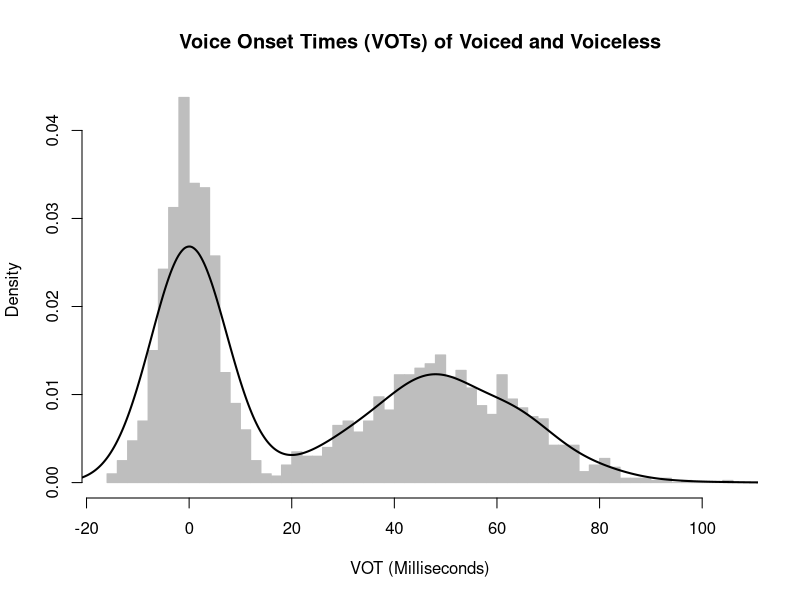
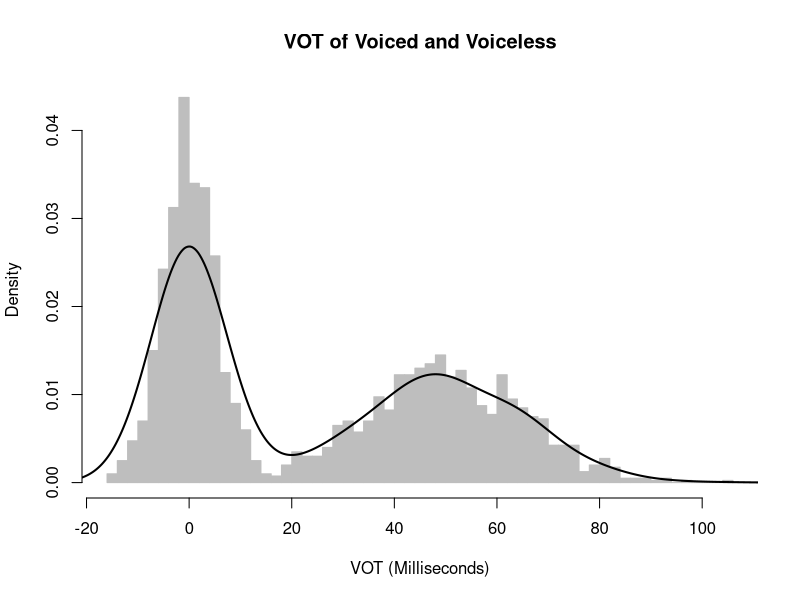
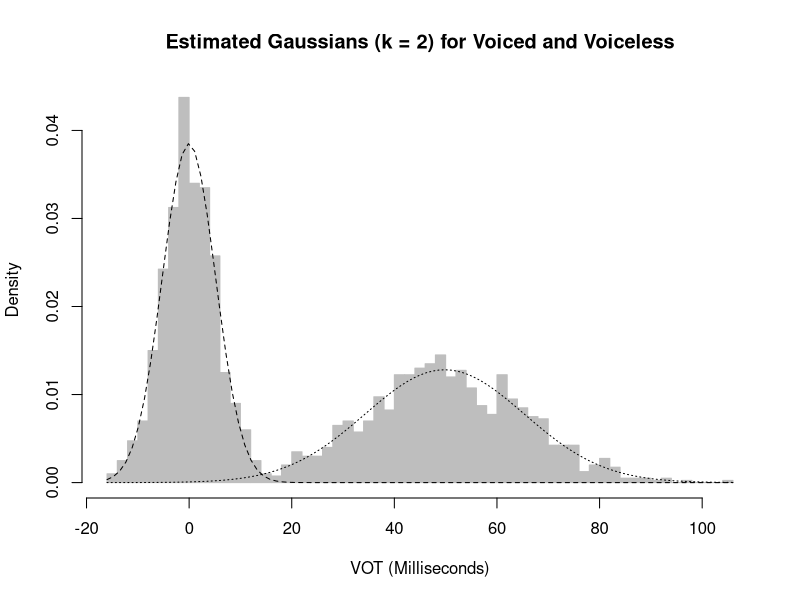
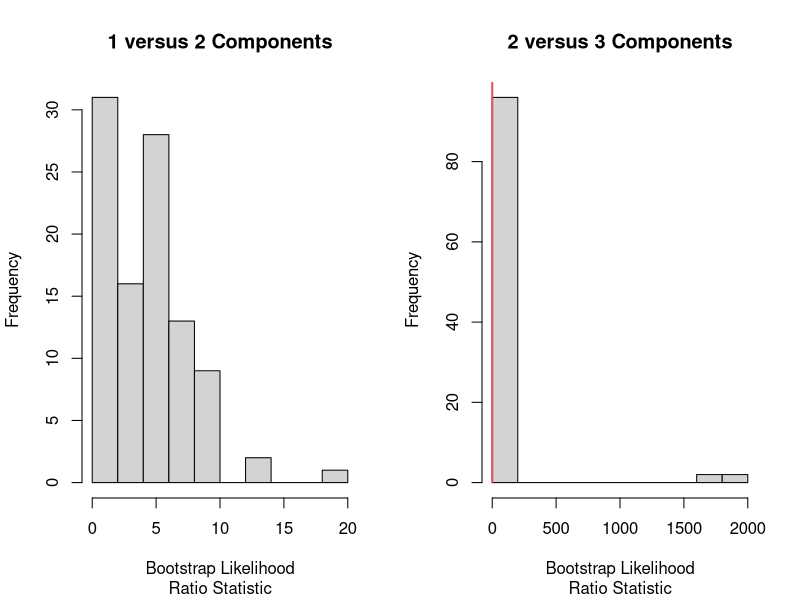

R code for these plots, in order:
## ---- chunk 1
knitr::opts_chunk$set(
  collapse = TRUE,
  comment = "#>",
  fig.path = "Figures/",
  out.width = "100%"
)
## ---- chunk 2

#Mixtools is an R library for MOG
# install.packages("mixtools") #Mixtools has built in MOG models with the EM algorithm
library(mixtools)

####Simulate VOT language input####
#Simulated input parameters taken from McMurray et al. (2009), table 1, row 1
#Bimodel distrbution of VOTs reflecting voiced and voiceless speech sounds
#voiced parameters: mean = 0, sd = 5, lambda = 0.5
mu.vd <- 0
sd.vd <- 5
lam.vd <- 0.5

#voiceless: mean = 50, sd = 15, lambda = 0.5
mu.vl <- 50
sd.vl <- 15
lam.vl <- 0.5

#number of samples
n = 1000

#set seed
set.seed(1)

#Sample from normal distribution and create voiced/voiceless factor
VOTs <- c(rnorm(n, mean = mu.vd, sd = sd.vd),rnorm(n, mean = mu.vl, sd = sd.vl))
VOT.type <- factor(rep(c("voiced", "voiceless"), times = c(n,n)))

#Create data frame
VOT.data <- data.frame(VOT.type, VOTs)

head(VOT.data)
dim(VOT.data)

#Plot density by voiced/voiceless
# lattice::histogram(~ VOTs | VOT.type, data = VOT.data, type = "density", breaks = 50)

#Plot density of all VOT data
hist(VOT.data$VOTs, breaks = 75, freq = FALSE, col="grey",border="grey", xlab = "VOT (Milliseconds)", main = "Voice Onset Times (VOTs) of Voiced and Voiceless")
lines(density(VOT.data$VOTs), lwd = 2)

#### Initialize MOG model with a prioi # of Guassians/cateogires (e.g. K) ####

#We know a priori that the distribution of VOTs is bimodal. Let's try 2 components.
k <- 2 # num of Gaussians/categories

#Run model
# k = number of components/Gaussians
# maxit = max number of iterations for converging the model
# epsilon = run until the log-likelihood changes by less than epsilon. Usually set to 10^-8
mixmdl <- normalmixEM(VOT.data$VOTs, k = k, maxit = 100, epsilon = 0.01)

## ---- chunk 3
#Plot density of all VOT data
hist(VOT.data$VOTs, breaks = 75, freq = FALSE, col="grey",border="grey", xlab = "VOT (Milliseconds)", main = "VOT of Voiced and Voiceless")
lines(density(VOT.data$VOTs), lwd = 2)

## ---- chunk 4

# voiced parameters: mean = 0, sd = 5, lambda = 0.5
mu.vd <- 0
sd.vd <- 5
lam.vd <- 0.5

# voiceless: mean = 50, sd = 15, lambda = 0.5
mu.vl <- 50
sd.vl <- 15
lam.vl <- 0.5

## ---- chunk 5
# Plot density of VOT data with model fit
#Function that adds the density of a given component of the MOG; scaled by lambda for comparable visualization
plot.normal.components <- function(mixture,component.number,...) {
  curve(mixture$lambda[component.number] *
          dnorm(x,mean=mixture$mu[component.number],
                sd=mixture$sigma[component.number]), add=TRUE, ...)
}

hist(VOT.data$VOTs,breaks=75,col="grey",border="grey",freq=FALSE,
     xlab="VOT (Milliseconds)",main="Estimated Gaussians (k = 2) for Voiced and Voiceless")
#lines(density(VOT.data$VOTs),lty=2)
#sapply(1:k,plot.normal.components,mixture=mixmdl, lty = 2)
plot.normal.components(mixture=mixmdl, component.number = 1, lty = 2)
plot.normal.components(mixture=mixmdl, component.number = 2, lty = 3)
## ---- chunk 6
# Hey! The fitted parameters match the parameters of the simulated data quite well.
mixmdl$mu
mixmdl$sigma
mixmdl$lambda
## ---- chunk 7

####Initialize MOG model to have it learn K through bootstrapping and hypothesis testing####
mixmdl.2 <- boot.comp(VOT.data$VOTs,max.comp=15,mix.type="normalmix",
                      maxit=100,epsilon=1e-2)

## ---- chunk 8
# Hypothesis tests for k = 1 vs. k = 2 and k = 2 vs. k = 3.
mixmdl.2$p.values
